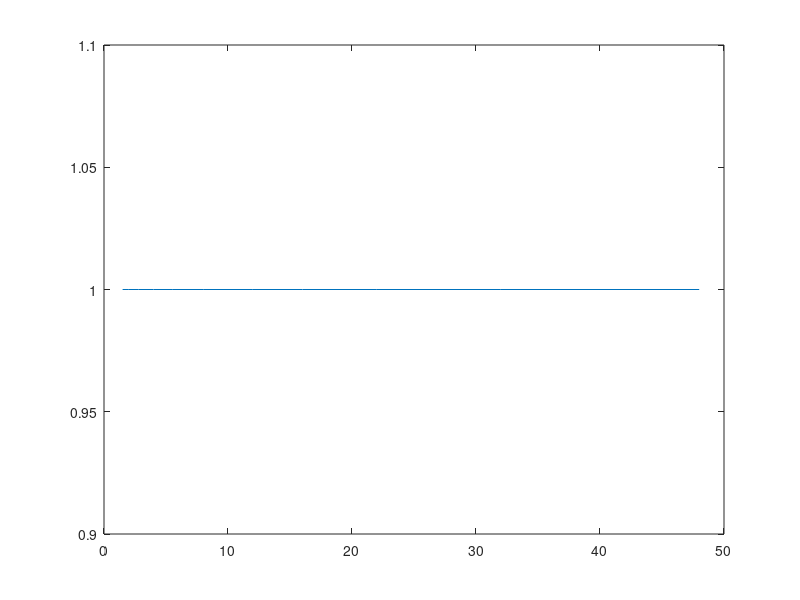

MATLAB code to generate this figure:
%%%%%%%%%%%%%%%%%%%%%%%%%%%%%%%%%%%%%%%%%%%%%%%%%%%%%%%%%%%%%%%%%%%%%
% ENGR 132 
% Program Description 
%replace this text with your program decription as a comment
%
% Assigment Information
%   Assignment:     PS 03, Problem 2
%   Author:         Ranjan Behl, rbehl@purdue.edu
%   Team ID:        014
%  	Contributor:    Name, login@purdue [repeat for each]
%   My contributor(s) helped me:	
%     [ ] understand the assignment expectations without
%         telling me how they will approach it.
%     [ ] understand different ways to think about a solution
%         without helping me plan my solution.
%     [ ] think through the meaning of a specific error or
%         bug present in my code without looking at my code.
%%%%%%%%%%%%%%%%%%%%%%%%%%%%%%%%%%%%%%%%%%%%%%%%%%%%%%%%%%%%%%%%%%%%%

%% ____________________
%% INITIALIZATION
Data = csvread('Data_volume_power.csv',2,0);% imports the given volume data
Power = Data(:,1);%creates a column vector that has the first column of data
DesignOEP4 = Data(:,2);% creates a column vector that has the second column of data
DesignIEP3 = Data(:,3);% creates a column vector that has the third column of data
%% ____________________
%% CALCULATIONS
VolumeOEP4 = (67.1 *log(Power) - 1.3);% calculating the predicted volumes for OEP4
VolumeIEP3 = (77.7 *log(Power) - 7.3);% calculating the predicted volumes for IEP3

%% ____________________
%% FORMATTED FIGURE
plot(Power,DesignOEP4 & DesignIEP3)


%% ____________________
%% ANALYSIS

%% -- Q1
% 

%% -- Q2
% 


%% -- Q3
% 


%% ____________________
%% ACADEMIC INTEGRITY STATEMENT
% I have not used source code obtained from any other unauthorized
% source, either modified or unmodified.  Neither have I provided
% access to my code to another. The script I am submitting
% is my own original work.